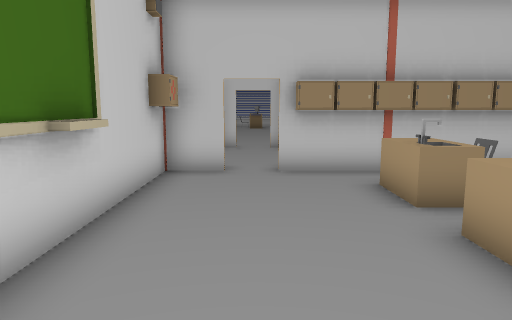
[1] (above)

24 first-person views from a walk through a 3-D level made in the Unity game engine. The camera is 1.5 m above the floor, tilts 8° down and sees 70° across. The floor is counted in squares, 1 m on a side. Each view is taken from the middle of a square. On the plan, view 1 faces up. The plan holds only what a view shows up to about 16 squares ahead; the rest is blank. The place goes on beyond the plan. The player character is not drawn. Door leaves are left out, so doorways stand open. Some surface patterns are stand-ins.

[2]
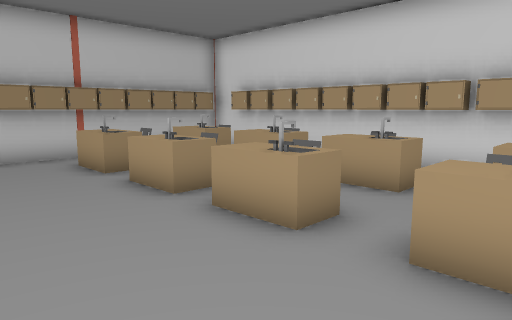

[3]
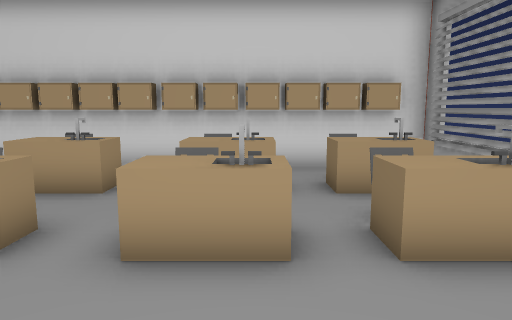

[4]
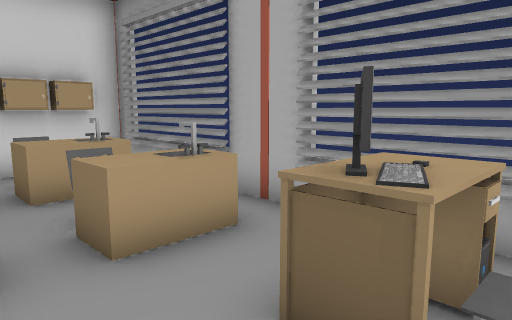

[5]
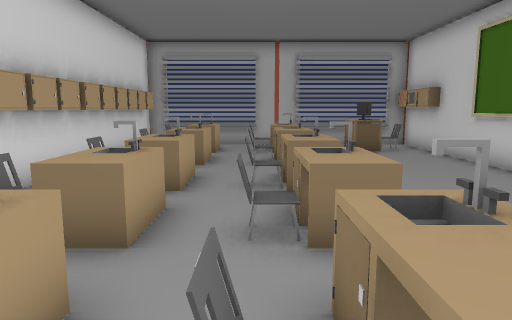

[6]
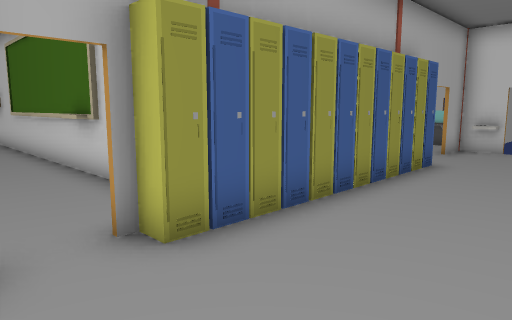

[7]
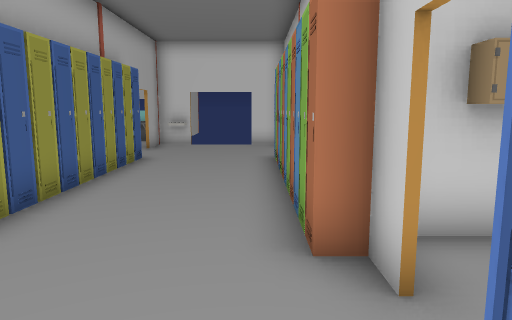

[8]
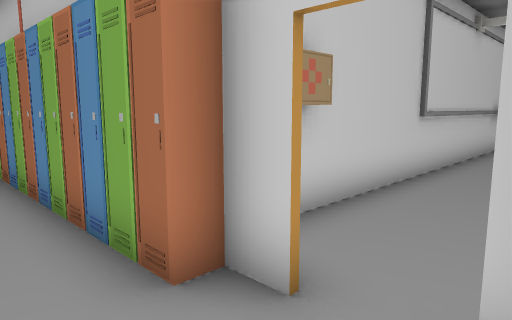

[9]
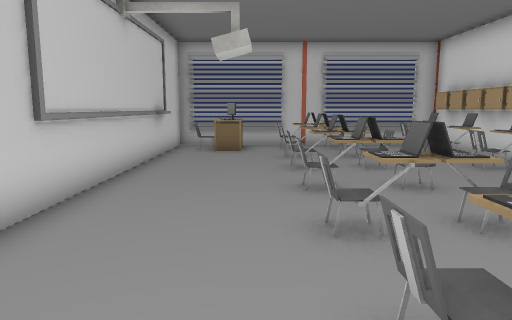

[10]
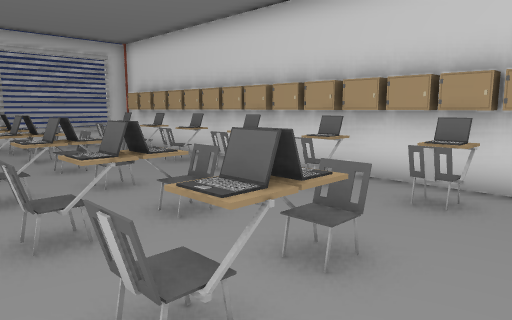

[11]
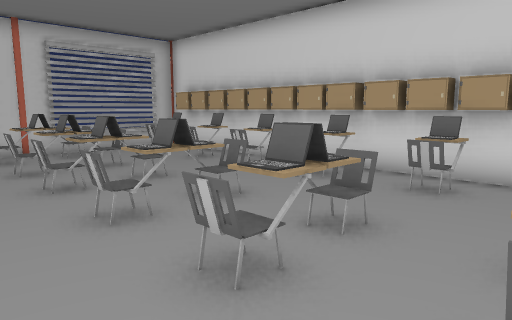

[12]
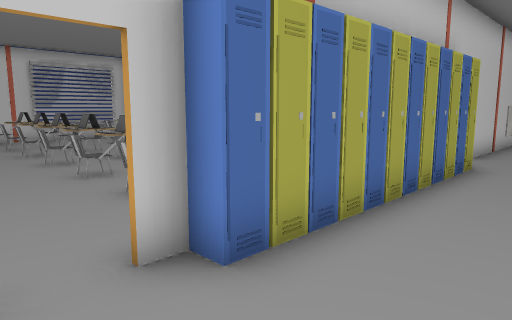

[13]
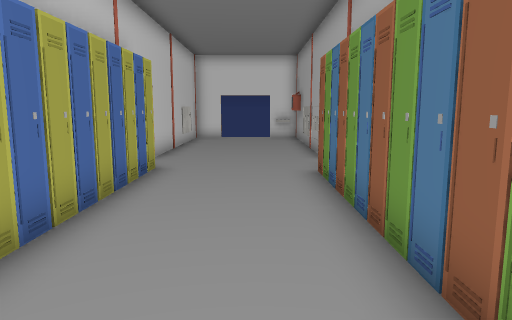

[14]
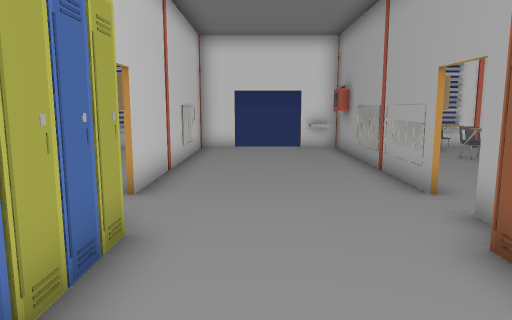

[15]
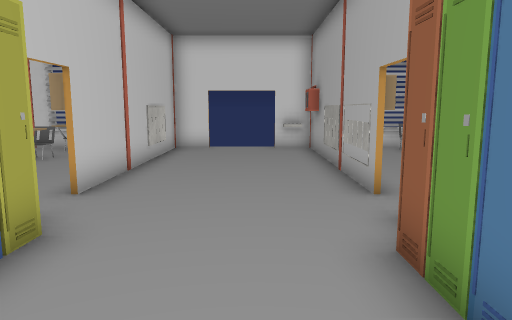

[16]
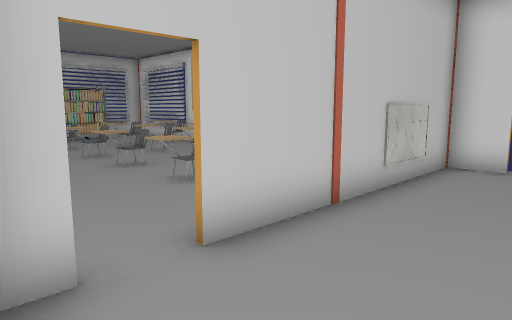

[17]
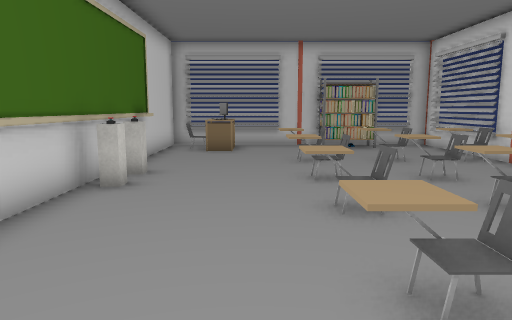

[18]
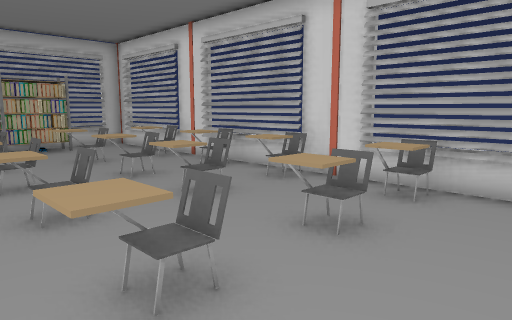

[19]
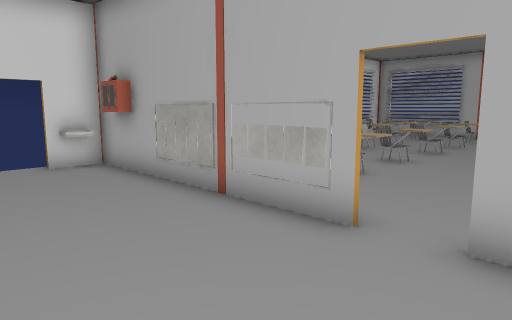

[20]
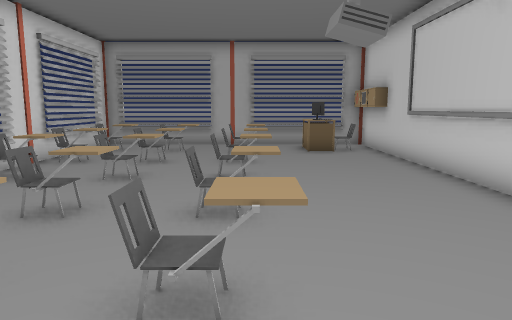

[21]
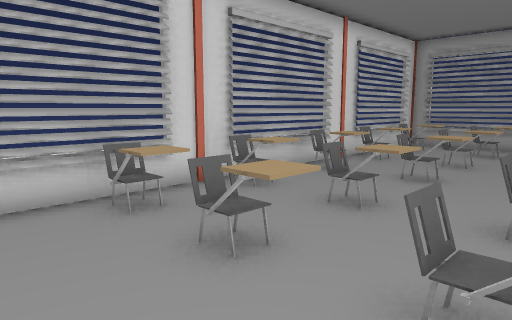

[22]
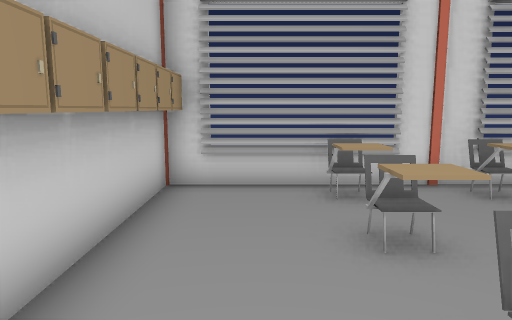

[23]
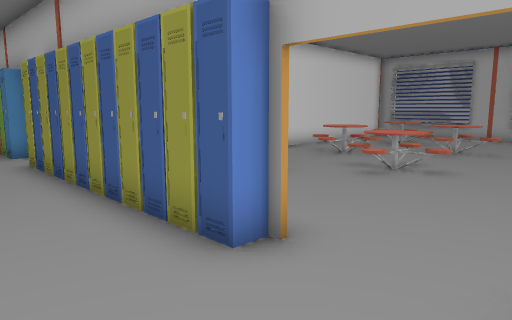

[24]
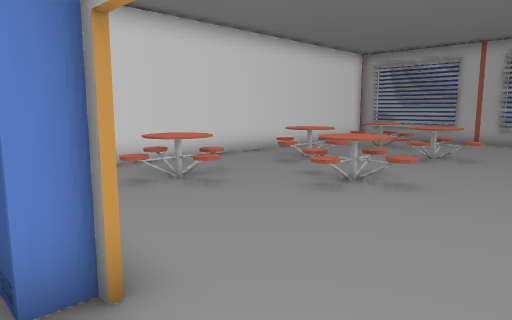

### Floor plan
Points are (right, up) in squares from view 1. A wall is a line through its corners. A room is listed if a view was taken in it or the views show most of it. See-through windows are left out.
Room 1 (views 1, 2, 3, 4, 5, 6, 7, 8, 9, 10, 11, 12, 13, 14, 15, 16, 17, 18, 19, 20, 21, 22, 23, 24)
walls: (-0.8, 14.2) (-1.5, 14.2); (-2.2, 7.5) (-2.2, -4.5); (9.5, 8.9) (10, 8.9); (8.4, 6.1) (8.4, 7.5); (10.1, 14.2) (9.4, 14.2); (-1.9, 4.8) (-1.9, 3.6); (-2.3, -3.2) (-2.3, 5.8); (-12.5, 8.9) (-11.9, 8.9); (19.1, 12.8) (19.1, 14.2); (19.1, 16.1) (19.1, 20.6); (19.1, 3.5) (19.1, 10.4); (1.9, -7.3) (5, -7.3); (6.9, -7.3) (8.4, -7.3) (8.4, -6.4); (5.9, 30.3) (0.4, 30.3); (-0.6, 30.3) (-2.2, 30.3) (-2.2, 14.9); (10, 30.3) (6, 30.3); (19.1, 23.8) (19.1, 26.4); (13, -7.3) (16, -7.3); (14.8, 30.3) (11.1, 30.3); (19.1, 28) (19.1, 30.3) (16.8, 30.3); (17.9, -7.3) (19.1, -7.3) (19.1, 2.6)
low walls: (18.6, 9.5) (18.6, 10); (19.1, 20.9) (19.1, 22.5); (19.1, 26.5) (19.1, 27.4); (15.6, 30.3) (14.9, 30.3); (16.6, 30.3) (15.9, 30.3)
ways out: open door at (10.5, 14); open door at (19, 11.5)
objects: table (-9, -3) to (-7, 0); table (-9, 2) to (-7, 4); locker (-9, 9); other object (-9, 14); locker (-8, 9); locker (-8, 14); locker (-7, 9); locker (-7, 14); table (-6, -5) to (-4, -3); table (-6, 0) to (-4, 2); table (-6, 4) to (-4, 7); locker (-6, 9); locker (-6, 14); locker (-5, 9); locker (-5, 14); locker (-4, 9); locker (-4, 14); locker (-3, 9); locker (-3, 14); locker (-2, -7); locker (-2, -6); locker (-2, -5); locker (-2, 8); locker (-2, 9); locker (-2, 14); chair (-1, -5); locker (-1, 9); other object (-1, 29); table (0, -6); computer (0, -5); table (0, 28); locker (1, 9); locker (1, 14); locker (2, 9); locker (2, 14); chair (2, 17); chair (2, 19) to (3, 20); chair (2, 22) to (3, 22); chair (2, 24); chair (2, 26) to (2, 27); chair (2, 29); table (3, -6) to (3, -5); table (3, -3) to (3, -2); table (3, 0) to (3, 1); table (3, 3) to (3, 4); table (3, 6) to (3, 7); locker (3, 9); locker (3, 14); laptop (3, 17); laptop (3, 19); laptop (3, 24) to (4, 24); laptop (3, 26) to (4, 27); other object (3, 29); chair (4, -2); chair (4, 7); locker (4, 9); locker (4, 14); chair (4, 17); chair (4, 19) to (4, 20); laptop (4, 22); chair (4, 25); chair (4, 29); table (5, -3) to (5, -2); table (5, 3); locker (5, 9); locker (5, 14); table (6, -6); table (6, 0) to (6, 1); table (6, 6) to (6, 7); locker (6, 9); locker (6, 14); chair (7, -5); other object (7, -2); chair (7, 1); chair (7, 4); other object (7, 7); locker (7, 9); locker (7, 14); laptop (7, 17); chair (7, 19); chair (7, 22); chair (7, 24); laptop (7, 25); chair (7, 27); other object (7, 28); other object (7, 29); locker (8, -6); locker (8, -5); locker (8, -4); locker (8, -3); locker (8, -2); locker (8, -1); locker (8, 0); locker (8, 1); locker (8, 2); locker (8, 3); locker (8, 4); locker (8, 5); locker (8, 6); locker (8, 7); locker (8, 9); locker (8, 14); locker (8, 16); locker (8, 17); locker (8, 18); locker (8, 19); locker (8, 20); locker (8, 21); locker (8, 22); locker (8, 23); locker (8, 24); locker (8, 25); locker (8, 26); locker (8, 27); locker (8, 28); locker (8, 29); other object (9, -7); other object (9, -6); locker (9, -5); locker (9, 14); block (9, 21); other object (9, 22); other object (9, 29); table (10, -6); block (10, 23); table (10, 28) to (11, 28); computer (11, -5); other object (11, 29); locker (12, 9); locker (12, 14); other object (13, -5); chair (13, -3) to (13, -2); chair (13, 0) to (14, 0); chair (13, 3) to (14, 3); chair (13, 5) to (13, 6); other object (13, 10); chair (13, 17) to (13, 18); chair (13, 20); chair (13, 23) to (14, 23); chair (13, 25) to (13, 26); locker (14, 9); chair (15, -5); chair (15, -3) to (16, -2); chair (15, 0) to (16, 0); chair (15, 5) to (16, 6); other object (15, 9); chair (15, 17) to (16, 18); chair (15, 25) to (16, 26); rack (15, 29) to (16, 29); chair (16, 3); locker (16, 9); chair (16, 20); chair (16, 23); locker (17, 9); other object (17, 15); chair (17, 20); chair (18, -3) to (18, -2); chair (18, 0); chair (18, 5) to (18, 6); other object (18, 9); chair (18, 17) to (18, 18); chair (18, 25) to (18, 26); chair (19, -5); chair (19, 3); locker (19, 9); chair (19, 23)

Positions as (right, up) in squares from view 1, and headings:
1: (0, 0), facing up
2: (-1, -3), facing up-right
3: (-1, -3), facing right
4: (-1, -3), facing down-right
5: (4, 8), facing down
6: (1, 13), facing down-left
7: (2, 13), facing left
8: (1, 12), facing up-left
9: (1, 15), facing up
10: (1, 15), facing up-right
11: (0, 17), facing up-right
12: (-1, 11), facing up-right
13: (0, 11), facing right
14: (5, 12), facing right
15: (5, 11), facing right
16: (9, 11), facing up-right
17: (12, 15), facing up
18: (12, 15), facing up-right
19: (9, 13), facing down-right
20: (13, 8), facing down
21: (13, 8), facing down-right
22: (12, 7), facing right
23: (-12, 12), facing down-right
24: (-12, 10), facing down-right
